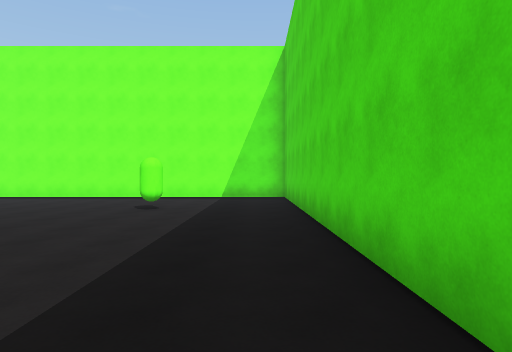
view 1 (above)

21 first-person views from a walk through a Unity game level. The camera is 1.5 m above the floor, looks level and sees 75° across. The floor is counted in squares, 2 m on a side. Each view is taken from the middle of a square. On the plan, view 1 faces up. The plan holds only what a view shows up to about 11 squares ahead; the rest is blank. The place goes on beyond the plan. The player is left out. Surface patterns are stand-ins for the level's own textures.

view 2
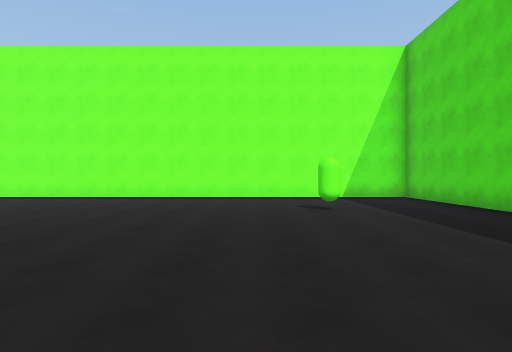

view 3
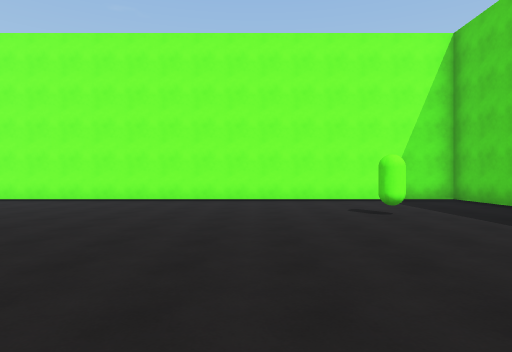

view 4
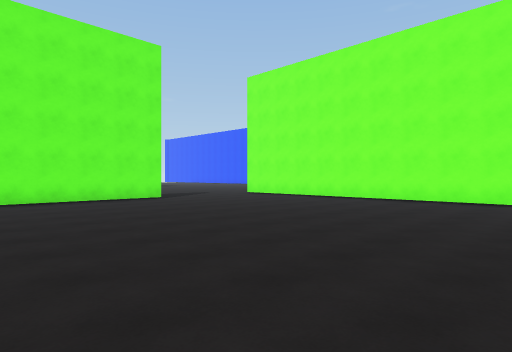

view 5
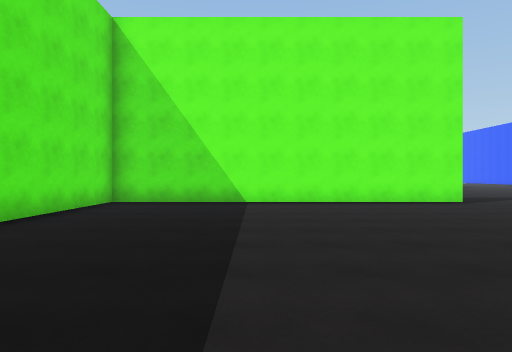

view 6
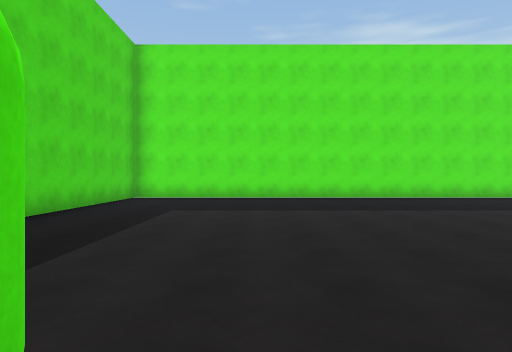

view 7
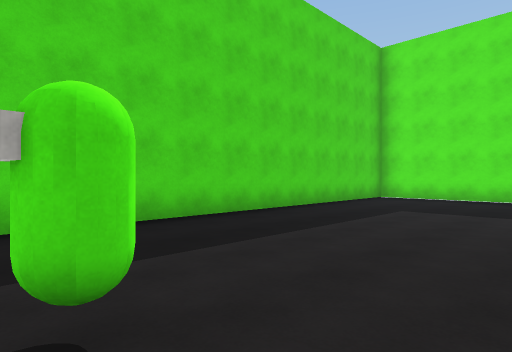

view 8
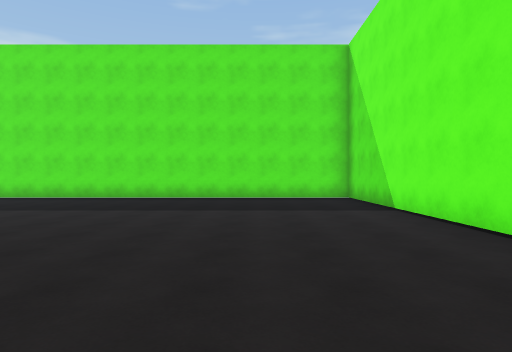

view 9
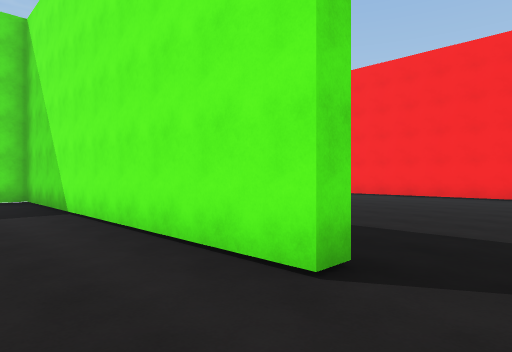

view 10
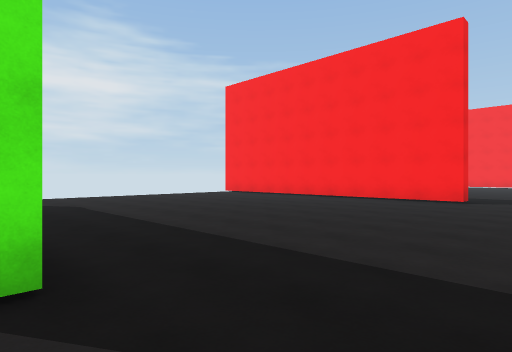

view 11
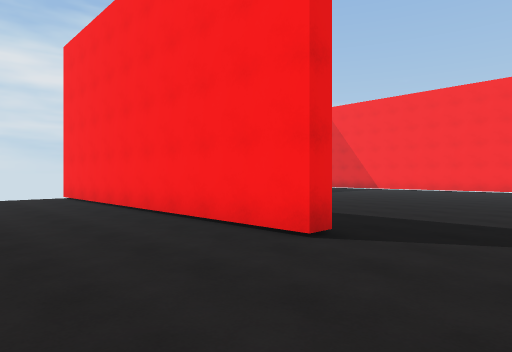

view 12
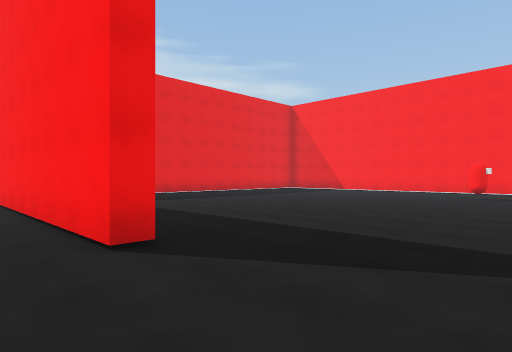

view 13
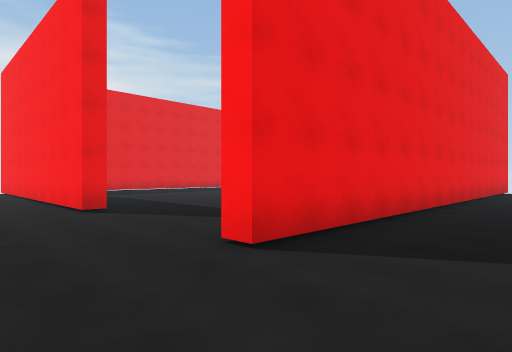

view 14
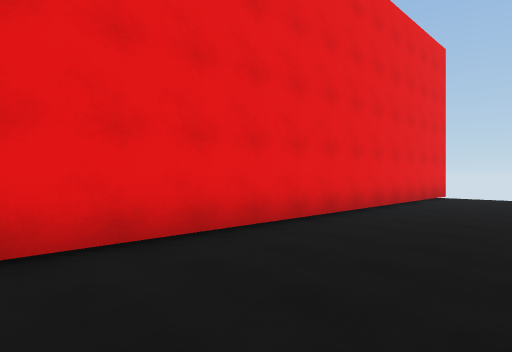

view 15
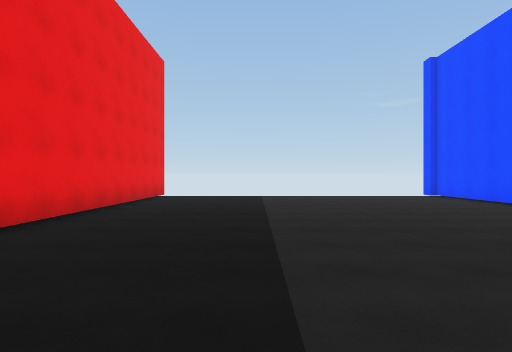

view 16
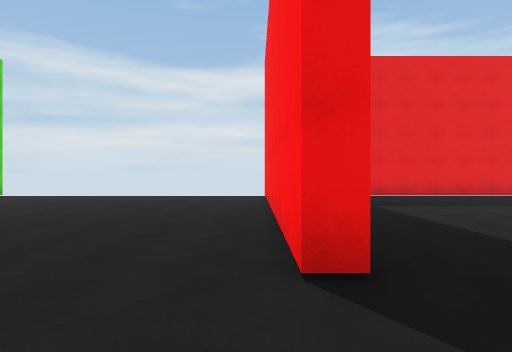

view 17
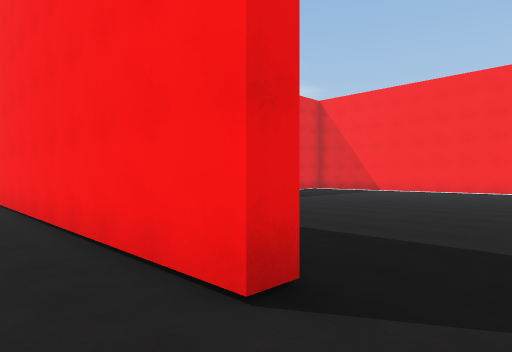

view 18
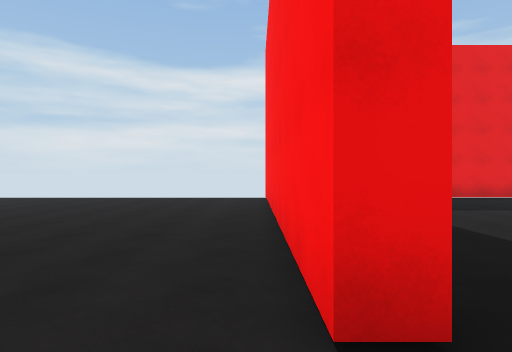

view 19
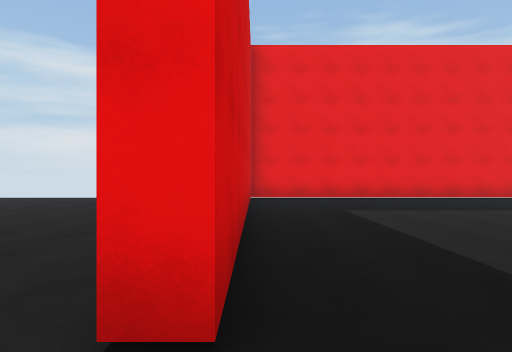

view 20
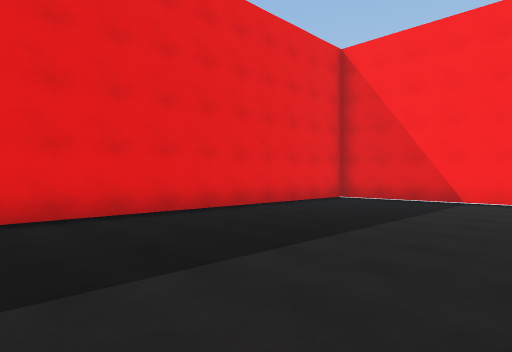

view 21
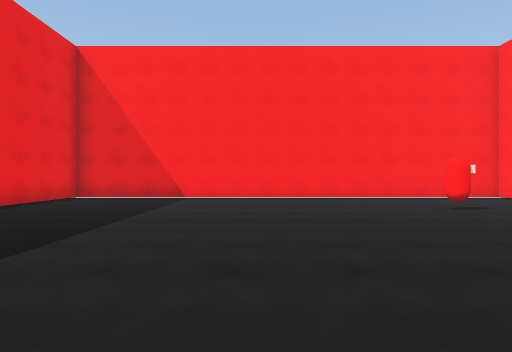

### Floor plan
Ten units are one square. View 1 is at (0, 0); x grows to the right and y downward. Boxes are objects, and circles mark ways between rooms. Rooms are numbered by the first view taken in them; rooms with no view inside come last. Other rooms are left out.
<svg viewBox="-386 -221 401 258">
<path fill="none" stroke="#000" d="M-130 -56 -130 29 10 29 10 -110 -116 -110M-116 -110 -128 -110M-136 -66 -130 -66 -130 -56M-233 -56 -233 32M-345 -216 -370 -216M-381 -115 -233 -115 -233 -110M-381 -18 -381 25M-238 20 -238 -66 -233 -66 -233 -56M-380 29 -238 29"/>
<rect x="-25" y="-85" width="10" height="10" fill="#bbb"><title>other object</title></rect>
<rect x="-345" y="-85" width="10" height="10" fill="#bbb"><title>other object</title></rect>
<circle cx="-120" cy="-80" r="3" fill="#2a7"/>
<circle cx="-223" cy="-75" r="3" fill="#2a7"/>
<text x="-60" y="-40">1</text>
<text x="-180" y="-150">2</text>
<text x="-310" y="-40">3</text>
</svg>
Room 1 opens to room 2. Room 2 opens to room 3.

Where each view was taken, in squares from view 1:
view 1: 0 up, 0 right, facing up
view 2: 0 up, 4 left, facing up
view 3: 1 up, 5 left, facing up
view 4: 1 up, 3 left, facing up-left
view 5: 1 up, 4 left, facing left
view 6: 8 up, 3 left, facing down
view 7: 8 up, 4 left, facing down-right
view 8: 8 up, 10 left, facing down
view 9: 8 up, 11 left, facing down-left
view 10: 9 up, 13 left, facing down-left
view 11: 9 up, 20 left, facing down-left
view 12: 10 up, 22 left, facing down-left
view 13: 14 up, 21 left, facing down-left
view 14: 15 up, 26 left, facing down-left
view 15: 15 up, 26 left, facing left
view 16: 9 up, 23 left, facing down
view 17: 8 up, 22 left, facing down-left
view 18: 8 up, 23 left, facing down
view 19: 8 up, 24 left, facing down
view 20: 3 up, 28 left, facing down-left
view 21: 3 up, 27 left, facing left
